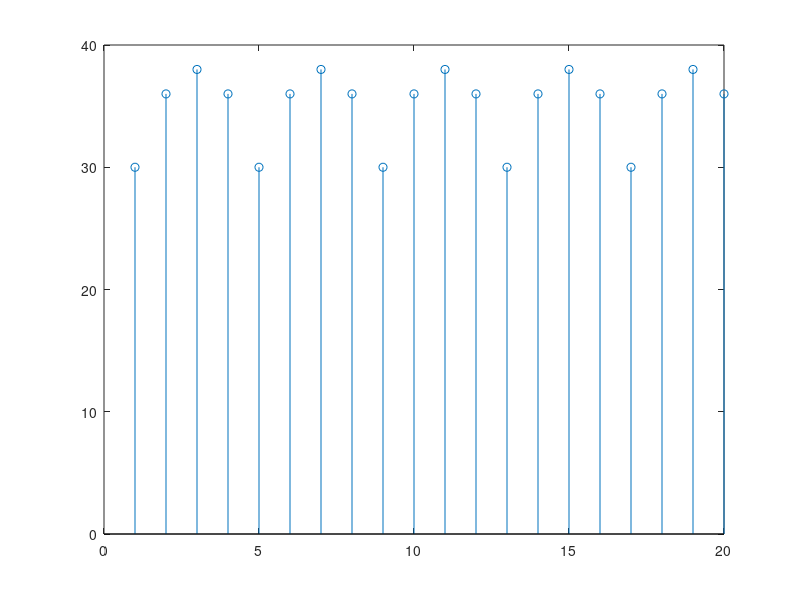

Here is the MATLAB script that generated this plot:
clear;clc;close all;
a=[1 2 3 4];
b=[2 3 4 5];
xn=[a a a a a a a];
hn=[b b b b b b b];
y=zeros(1,20);
for io=1:20
    for iop=1:4
        y(io)=y(io)+xn(iop)*hn(io+4-iop);
    end
end
stem(y)